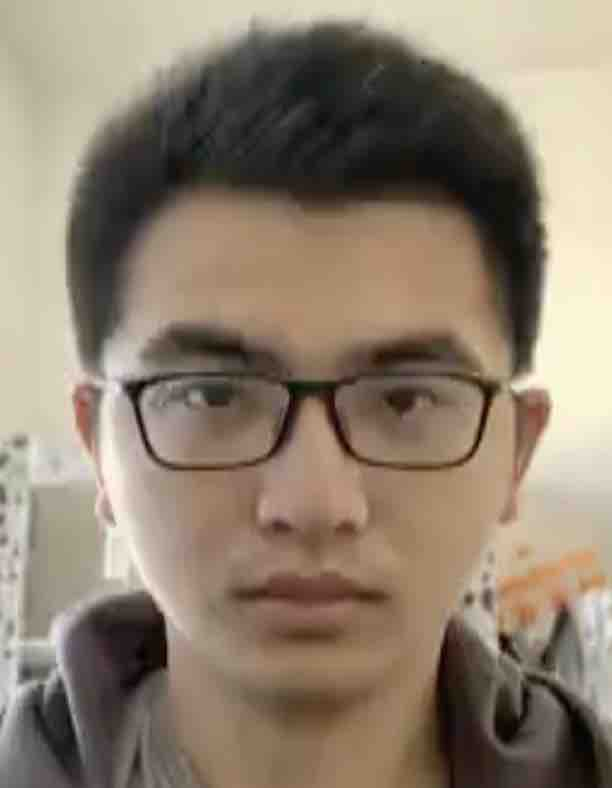
#> input picture 图像字符化/test.jpg, 612 x 788 px
$ python -i convertPictureToText.py   (imports and definitions only)
#> lines starting #> are read from the running program, lines starting #| are printed output that depends on the picture
import cv2 as cv
#import numpy as np
#import matplotlib.pyplot as plt
import os
import sys
import time as t

from PIL import Image

def getTimeStamp():

	timeStamp = str(t.localtime(t.time()))[17:-1].split(",")
	dateString = "/"
	for i in range(6):
		dateString += str(timeStamp[i].split("=")[1])
		if i > 2:
			dateString += ":"
		elif i == 2:
			dateString += "|"
		else:
			dateString += "-"

	path = os.getcwd()+dateString[:-1]+".txt"
	return path

def transformPictureToText(path):
	#print(path)
#> called with path = 'test.jpg'
	image = cv.imread(path)
#> image is the input picture: shape (788, 612, 3); mean B, G, R 110.8, 127.9, 142.2

	#直接读成黑白图像
	gray = cv.cvtColor(image, cv.COLOR_BGR2GRAY)
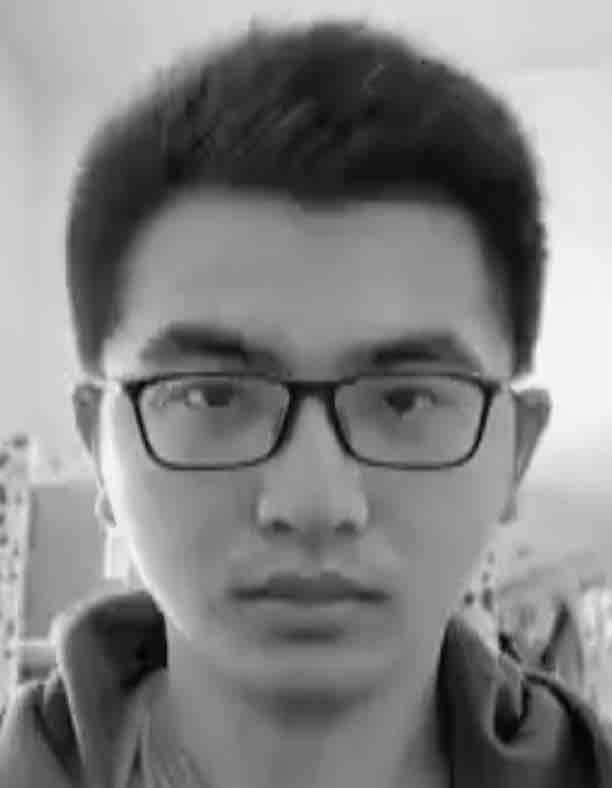
#> gray: shape (788, 612); min 1, max 252, mean 130.1
	#gray = R * 0.299 + G * 0.587 + B * 0.114
	#print(gray)

	grayChar = ['@', '%', '8', '9', '0', '~', '/', '7', '|', '!', '1', ':', '°', '.', "'", ' ']
	#只做了16位灰度凑合用吧
	#int array[] = {127,39,46,161,58,49,33,124,55,47,126,48,54,57,56,37};的逆序

	fileName = getTimeStamp()
	print("saved in file: ==>",fileName)
	text = open(fileName, "x")

	#txt = []
	for i in range(len(gray)):
		line = ""
		for j in range(len(gray[0])):
			line += "{0}".format(grayChar[gray[i][j] // 16])
		#print(line)
		text.write(line+"\n")
		#txt.append(line)


	text.close()
	# [5 lines of commented-out code are left out]
path = os.getcwd()+'test.jps'
# [1 line not run here, left out]

'''
image = cv.imread("/Users/Maverick/Desktop/3F7693D2-631F-47B6-83A9-52894A29C0FC.png")
#cv.imshow("a",image[:,:,i])
#cv.waitKey(0)

npImage = np.array(image)
rows, cols, dimentions = image.shape

#newImage = Image.new('RGB',(2*rows,2*cols),(0,255,0))
#print("new:",newImage.size())


#直接读成黑白图像
gray = cv.cvtColor(image, cv.COLOR_BGR2GRAY)
#print(gray)

grayChar = ['@', '%', '8', '9', '0', '~', '/', '7', '|', '!', '1', ':', '°', '.', "'", ' ']#只做了16个，凑合用吧
#int array[] = {127,39,46,161,58,49,33,124,55,47,126,48,54,57,56,37};的逆序

text = open("/Users/Maverick/Desktop/whatDoILooksLike.txt","w")

txt = []
for i in range(len(gray)):
	line = ""
	for j in range(len(gray[0])):
		line += "{0}".format(grayChar[gray[i][j] // 16])
	text.write(line+"\n")
	txt.append(line)


text.close()
for i in txt:
	print(i)

'''
# [17 lines of commented-out code are left out]

>>> result = transformPictureToText('test.jpg')
